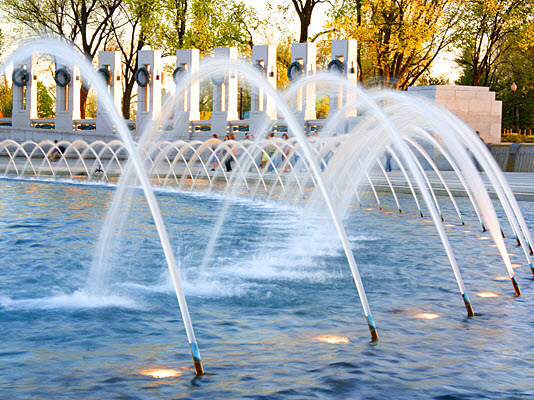
%> input picture Fountain.jpg, 534 x 400 px
$ octave ImageMatrix.m   (GNU Octave 9; MATLAB toolbox functions it lacks are replaced by stand-ins)
%> lines starting %> are read from the running program, lines starting %| are printed output that depends on the picture
 FileName = 'Fountain.jpg';

[ImageMat] = imread(FileName);
%> ImageMat is the input picture: size 400x534x3 uint8; mean R, G, B 155.7, 165.7, 169.6
[ImageHeight, ImageWidth, planes] = size(ImageMat);
%> ImageHeight = 400; ImageWidth = 534; planes = 3

y = 1:ImageHeight;
%> y = 400 values from 1 to 400
x = 1:ImageWidth;
%> x = 534 values from 1 to 534

redval   = double(ImageMat(y,x,1));
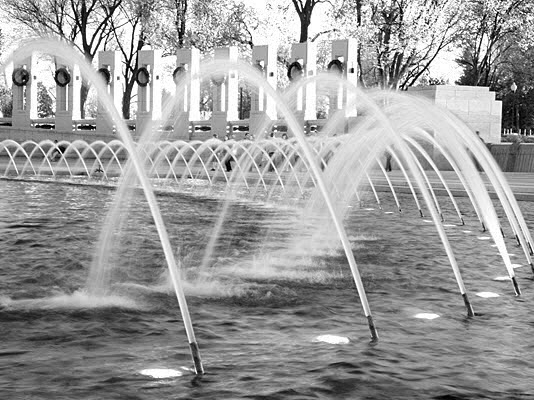
%> redval: size 400x534 double; min 0, max 255, mean 155.7
greenval = double(ImageMat(y,x,1));
blueval  = double(ImageMat(y,x,1));

ImageMat(y,x,1) = redval;
ImageMat(y,x,2) = greenval;
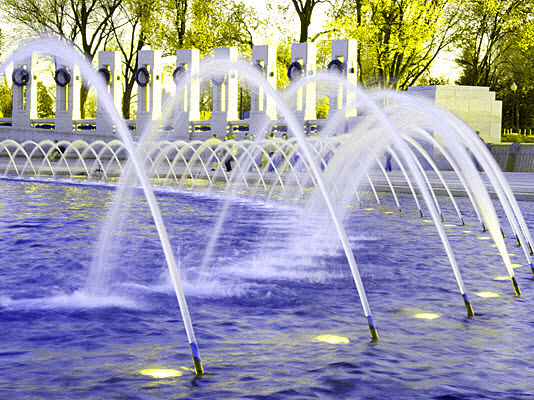
%> ImageMat: size 400x534x3 uint8; mean R, G, B 155.7, 155.7, 169.6
ImageMat(y,x,3) = blueval;


NewImageMatRGB8 = uint8(ImageMat);
image(NewImageMatRGB8);
set(gca, 'DataAspectRatio', [1 1 1]);
axis('off');
